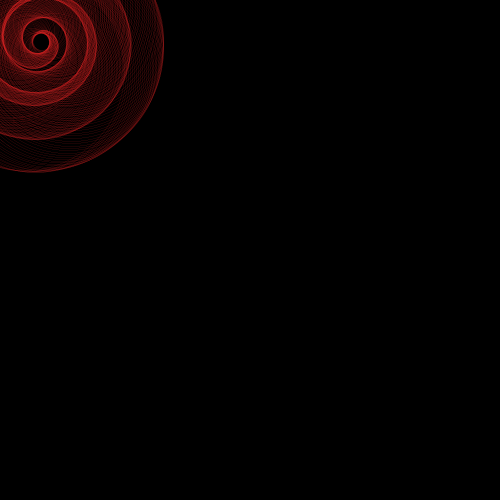
Frame 1 (no input)
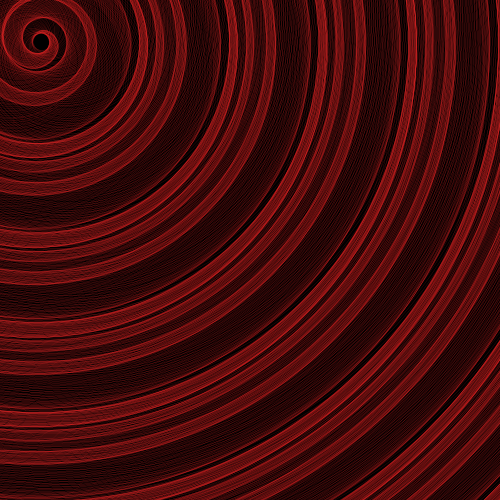
Frame 60 (the mouse pressed at the canvas centre just before this capture)
Frame 120 (the mouse held since frame 60 and released just before this capture): identical to frame 60, image omitted

The Processing sketch that drew these frames (run headless with seeded random() and noise(); from frame 60 on, the mouse is pressed at the canvas centre):

// Processing sketch: processing_145264
// ── processing_145264.pde

/*
Taller de programación IXD Veritas
Helberth Delgado
Tarea 02
Spiral Finobacci
Basado en el que Laura creó
*/

float radius, t, center, circle;
  
void setup() {
  background(0);
  size(500, 500);
  smooth();
  center = (width+height)/50;
  circle = 10;
 
}
 
void draw(){
 strokeWeight(0.05);
 noFill();
 pushMatrix();
 scale(2);
 for (int n = 1; n<300; n++){
    radius = sqrt(n);
    t = 2 * (PI/90) * n;
    colorMode(HSB);
    stroke(#FF2424,200);
    ellipse(radius*cos(t)+center, radius*sin(t)+center, circle, circle); 
    circle = circle + 0.3;
     
  }
 popMatrix();  
}
